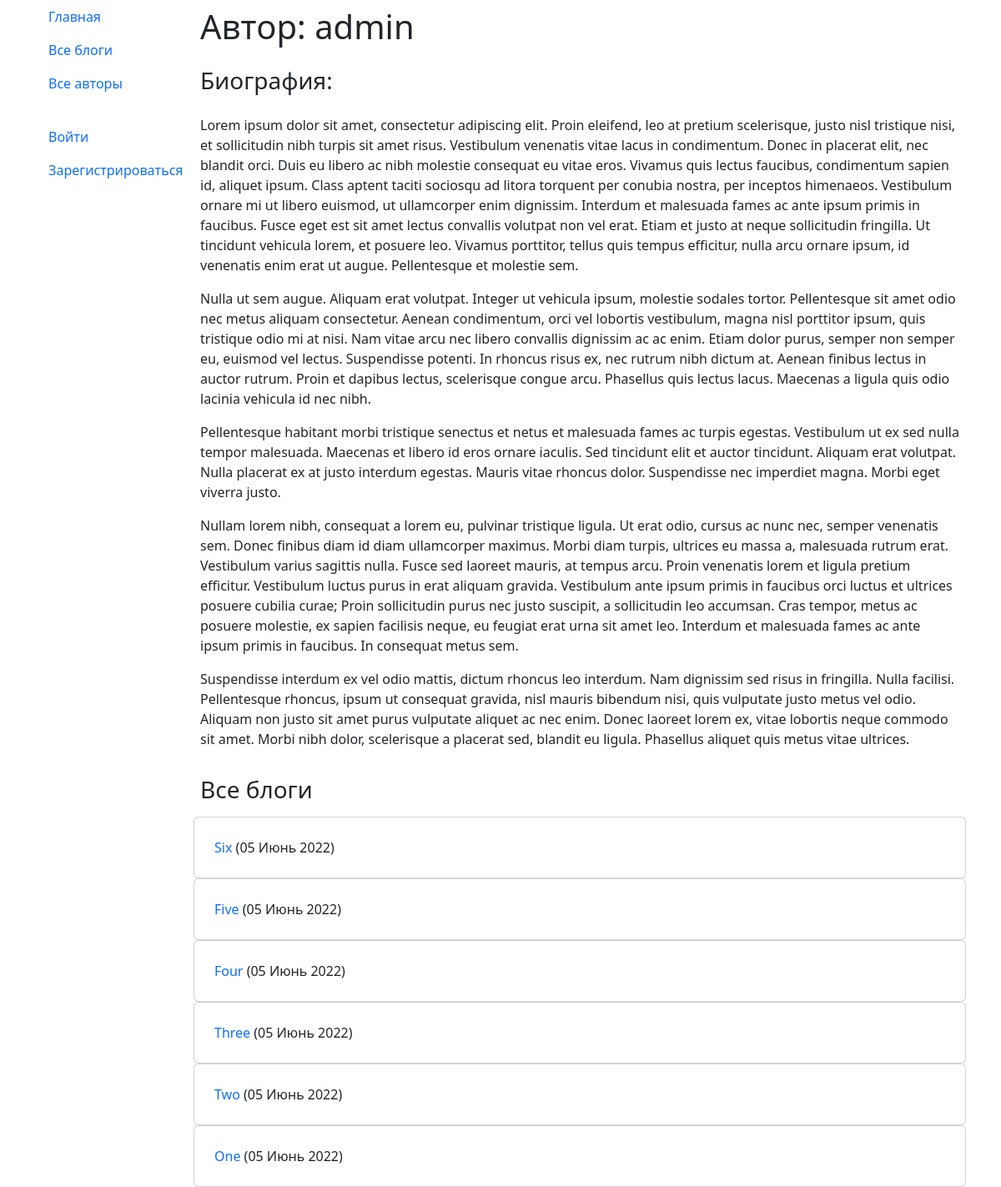
The page /blog/bloggers/1/ on the database its author committed.
### blog/models.py (models this page shows, shortened)
class Author(models.Model):
    user = models.ForeignKey(User, on_delete=models.CASCADE)
    about = models.TextField('Биография')
    class Meta:
        verbose_name = 'Автор'
        verbose_name_plural = 'Авторы'

class Blog(models.Model):
    title = models.CharField('Название', max_length=250)
    post_date = models.DateTimeField('Дата публикации', auto_now=True)
    content = models.TextField('Контент')
    author = models.ForeignKey(User, on_delete=models.CASCADE)
    class Meta:
        verbose_name = 'Блог'
        verbose_name_plural = 'Блоги'
        ordering = ['-post_date']

### blog/views.py (the view)
# urls.py: path('blog/bloggers/<int:pk>/', AuthorDetailView.as_view(), name='author_detail'),
class AuthorDetailView(DetailView):
    model = Author
    def get_context_data(self, **kwargs):
        context = super(AuthorDetailView, self).get_context_data(**kwargs)
        context['blogs'] = Blog.objects.filter(author=self.object.pk).order_by('-post_date')
        return context

### blog/templates/blog/author_detail.html (shortened to what this page needs)
{% extends 'base.html' %}
{% block content %}
    <h1 class="p-2">Автор: {{ author.user.username }}</h1>
    <h3 class="p-2">Биография:</h3>
    <div class="p-2">{{ author.about|linebreaks }}</div>
    {%if blogs%}
        <h3 class="p-2">Все блоги</h3>
        {% for blog in blogs %}
            <div class="card p-2">
                <div class="card-body">
                          <span><a class="no-border"
                                  href="{% url 'blog_detail' blog.pk %}">{{ blog.title }}</a> ({{ blog.post_date|date:'d N Y' }})</span>
                </div>
            </div>
        {% endfor %}
    {% endif%}
{% endblock %}

### static/css/style.css (style rules this page uses)
.no-border { text-decoration: none; }

### rows shown on the page
Author: user.username "admin", about "Lorem ipsum dolor sit amet, consectetur adipiscing elit. Proin eleifend, leo at pretium scelerisque, justo nisl tristique nisi, et sollicitudin nibh turpis sit amet risus. Vestibulum venenatis vitae lacus in condimentum. Donec in placerat elit, nec blandit orci. Duis eu libero ac nibh molestie consequat eu vitae eros. Vivamus quis lectus faucibus, condimentum sapien id, aliquet ipsum. Class aptent taciti sociosqu ad litora torquent per conubia nostra, per inceptos himenaeos. Vestibulum ornare mi ut libero euismod, ut ullamcorper enim dignissim. Interdum et malesuada fames ac ante ipsum primis in faucibus. Fusce eget est sit amet lectus convallis volutpat non vel erat. Etiam et justo at…"
Blog: title "Six", post_date "05 Июнь 2022"
Blog: title "Five", post_date "05 Июнь 2022"
Blog: title "Four", post_date "05 Июнь 2022"
Blog: title "Three", post_date "05 Июнь 2022"
Blog: title "Two", post_date "05 Июнь 2022"
Blog: title "One", post_date "05 Июнь 2022"
